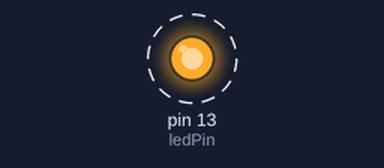
Bench run of a sketch on a simulated Arduino Uno, built with avr-gcc and run on an emulated ATmega328P. On the bench: output pins drawn as LEDs (lit = HIGH). Dashed ring = blinking.

Above: at 0.5 s.
Timing chart, 0 to 4.6 s (numbered marks = the images above):
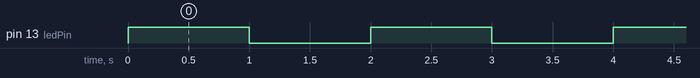

The sketch:

ledPin.ino
```cpp
int ledPin = 13;
int delayTime = 1000;
void setup() {
  // put your setup code here, to run once:
  pinMode(13,OUTPUT);

}

void loop() {
  // put your main code here, to run repeatedly:
  digitalWrite(ledPin,HIGH);
  delay(delayTime);
  digitalWrite(ledPin,LOW);
  delay(delayTime);
}
```

Measured:
- by itself, pin 13 (ledPin): alternates HIGH for 1.0 s and LOW for 1.0 s
